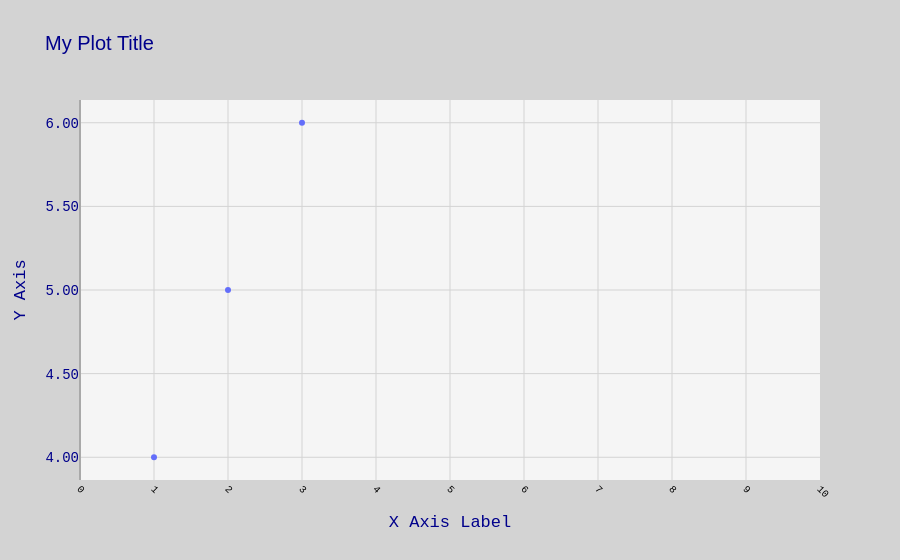

Notebook code cell kept with this figure:
### Code cell
# legend customization

fig.update_layout(
    legend=dict(
        title='Legend Title',
        orientation='h',
        yanchor='bottom',
        y=1.02,
        xanchor='right',
        x=1,
        bgcolor='rgba(255, 255, 255, 0.7)',
        bordercolor='black',
        borderwidth=1
    )
)

### Figure 1 — Plotly figure (JSON) as saved in the notebook; plotly's stock layout.template omitted (floating-point values rounded to 4 significant figures)
{"data": [{"mode": "markers", "type": "scatter", "x": [1, 2, 3], "y": [4, 5, 6]}], "layout": {"font": {"color": "darkblue", "family": "Courier New, monospace", "size": 14}, "legend": {"bgcolor": "rgba(255, 255, 255, 0.7)", "bordercolor": "black", "borderwidth": 1, "orientation": "h", "title": {"text": "Legend Title"}, "x": 1, "xanchor": "right", "y": 1.02, "yanchor": "bottom"}, "paper_bgcolor": "lightgray", "plot_bgcolor": "whitesmoke", "title": {"font": {"color": "darkblue", "family": "Arial", "size": 20}, "text": "My Plot Title"}, "xaxis": {"dtick": 1, "gridcolor": "lightgray", "range": [0, 10], "showgrid": true, "tick0": 0, "tickangle": 45, "tickfont": {"color": "black", "size": 10}, "tickmode": "linear", "title": {"text": "X Axis Label"}, "zeroline": true, "zerolinecolor": "darkgray"}, "yaxis": {"gridcolor": "lightgray", "showgrid": true, "tickformat": ".2f", "title": {"text": "Y Axis"}, "zeroline": true, "zerolinecolor": "darkgray"}}}
